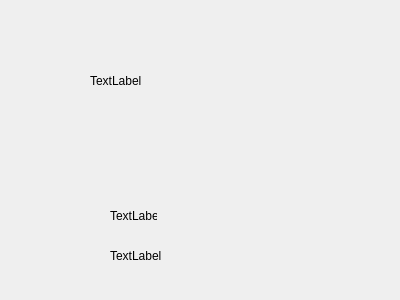
<?xml version="1.0" encoding="UTF-8"?>
<ui version="4.0">
 <class>over</class>
 <widget class="QWidget" name="over">
  <property name="geometry">
   <rect>
    <x>0</x>
    <y>0</y>
    <width>400</width>
    <height>300</height>
   </rect>
  </property>
  <property name="windowTitle">
   <string>Form</string>
  </property>
  <widget class="QLabel" name="label">
   <property name="geometry">
    <rect>
     <x>110</x>
     <y>240</y>
     <width>101</width>
     <height>31</height>
    </rect>
   </property>
   <property name="text">
    <string>TextLabel</string>
   </property>
  </widget>
  <widget class="QLabel" name="pic">
   <property name="geometry">
    <rect>
     <x>90</x>
     <y>30</y>
     <width>171</width>
     <height>101</height>
    </rect>
   </property>
   <property name="text">
    <string>TextLabel</string>
   </property>
  </widget>
  <widget class="QLabel" name="score">
   <property name="geometry">
    <rect>
     <x>110</x>
     <y>210</y>
     <width>47</width>
     <height>12</height>
    </rect>
   </property>
   <property name="text">
    <string>TextLabel</string>
   </property>
  </widget>
 </widget>
 <resources/>
 <connections/>
</ui>
